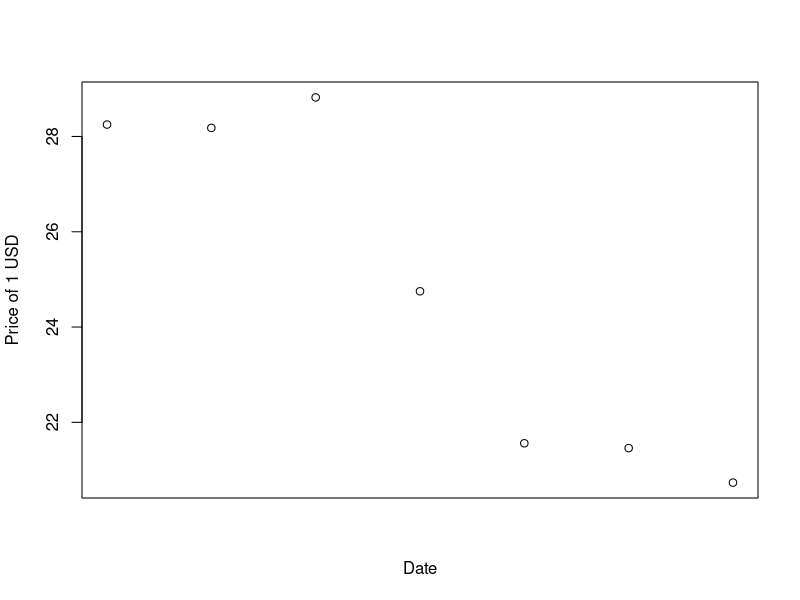

Source code (R):
rm(list = ls())
#BGN to USD course from 1991 to 2001
levQuantity <- c(28.25, 28.18, 28.82, 24.75, 21.56, 21.459, 20.735)
dateStrings <- c("19/02/1991", "20/02/1991", "21/02/1991", "22/02/1991", "23/02/1991", "24/02/1991", "25/02/1991")
dates <- as.Date(dateStrings, "%d/%m/%Y")

names(levQuantity) <- dates
plot(levQuantity, xlab = "Date", ylab = "Price of 1 USD", xaxt = "n")

